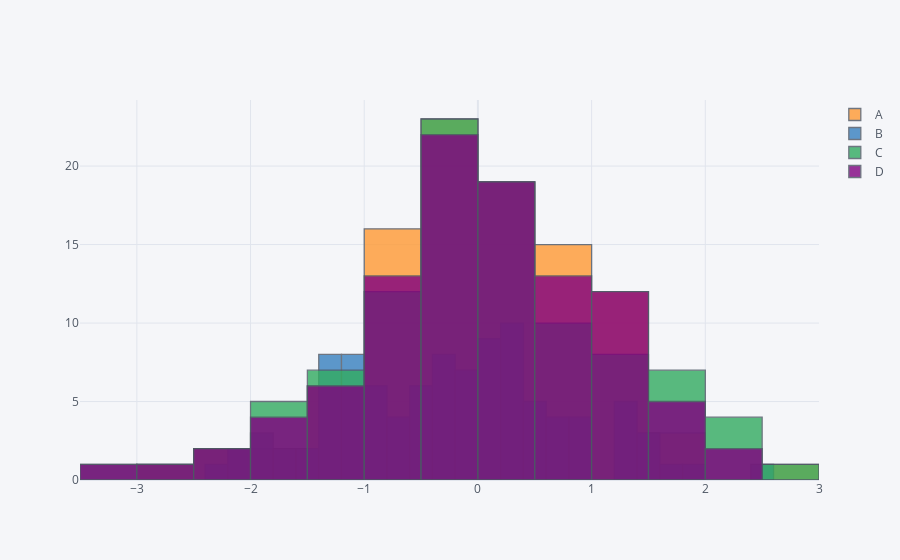

The code cell stored with this chart in its notebook:
### Code cell
df.iplot(kind='hist',bins=24)
